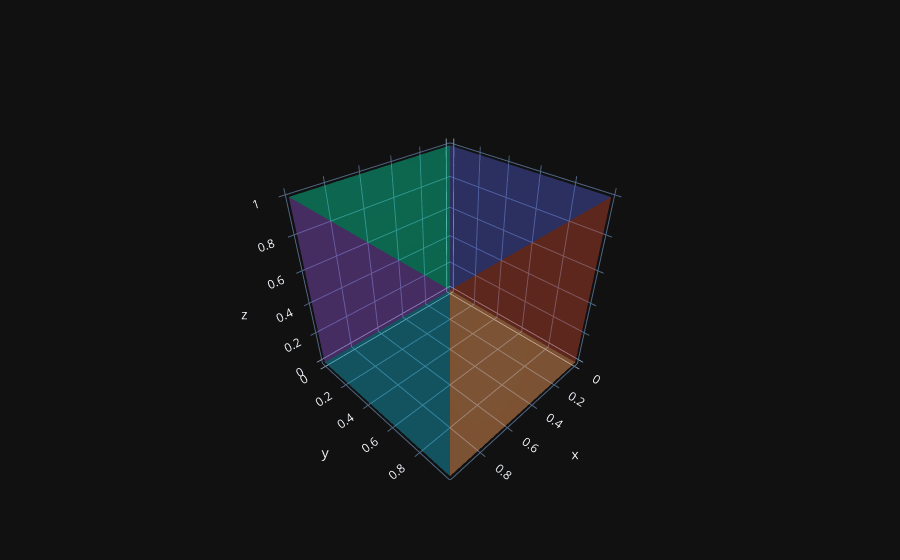

The code cell stored with this chart in its notebook:
### Markdown cell above
The histograms show that x,y,z are not from a uniform distribution. There are more points at the edged than at the center. This is due to the relativly fewer points in the larger central tetrahedron. There wasnt a problem before where we accounted for this difference in volumes and assigned the points per tet accordingly. This trick of checking histograms will not work in general. We would have to define and calculate a local point density and check for variations in it. 

Before going to the next section, lets us decompose the unit cube into 6 congruent tetrahedra and generating points once again.

### Code cell
cv=np.asarray([[0,0,0], [0,0,1], [0,1,0], [0,1,1], 
               [1,0,0], [1,0,1], [1,1,0], [1,1,1]],dtype=np.float64) # same as before. shorter name this time :)
#decompose into 6 tetrahedra
tets=np.asarray([
    [cv[0],cv[1],cv[3],cv[7]],
    [cv[0],cv[2],cv[3],cv[7]],
    [cv[0],cv[1],cv[5],cv[7]],
    [cv[0],cv[4],cv[5],cv[7]],
    [cv[0],cv[2],cv[6],cv[7]],
    [cv[0],cv[4],cv[6],cv[7]]])

fig=go.Figure()
for tet in tets:
    x, y, z = tet.T
    i,j,k = triangles.T
    fig = fig.add_trace(go.Mesh3d(x=x, y=y, z=z, i=i, j=j, k=k, opacity=0.25,))
darken(fig)

### Figure 1 — Plotly figure (JSON) as saved in the notebook; plotly's stock layout.template omitted (floating-point values rounded to 4 significant figures)
{"data": [{"i": [0, 0, 0, 1], "j": [1, 1, 2, 2], "k": [2, 3, 3, 3], "opacity": 0.25, "type": "mesh3d", "uid": "ef216934-5769-4e4d-83d1-bcb3ff7a1844", "x": [0, 0, 0, 1], "y": [0, 0, 1, 1], "z": [0, 1, 1, 1]}, {"i": [0, 0, 0, 1], "j": [1, 1, 2, 2], "k": [2, 3, 3, 3], "opacity": 0.25, "type": "mesh3d", "uid": "3bc9078d-2d8d-4740-905e-72c4f89d122e", "x": [0, 0, 0, 1], "y": [0, 1, 1, 1], "z": [0, 0, 1, 1]}, {"i": [0, 0, 0, 1], "j": [1, 1, 2, 2], "k": [2, 3, 3, 3], "opacity": 0.25, "type": "mesh3d", "uid": "3a978cb8-109b-418d-a743-d82af40aa126", "x": [0, 0, 1, 1], "y": [0, 0, 0, 1], "z": [0, 1, 1, 1]}, {"i": [0, 0, 0, 1], "j": [1, 1, 2, 2], "k": [2, 3, 3, 3], "opacity": 0.25, "type": "mesh3d", "uid": "702a82d0-c2c2-4cba-8c7b-d4e5abaa358a", "x": [0, 1, 1, 1], "y": [0, 0, 0, 1], "z": [0, 0, 1, 1]}, {"i": [0, 0, 0, 1], "j": [1, 1, 2, 2], "k": [2, 3, 3, 3], "opacity": 0.25, "type": "mesh3d", "uid": "224d9b97-0824-4945-8953-53e0e76d0e0c", "x": [0, 0, 1, 1], "y": [0, 1, 1, 1], "z": [0, 0, 0, 1]}, {"i": [0, 0, 0, 1], "j": [1, 1, 2, 2], "k": [2, 3, 3, 3], "opacity": 0.25, "type": "mesh3d", "uid": "71e583fa-7866-4ef1-9ac5-877d108e1d7f", "x": [0, 1, 1, 1], "y": [0, 0, 1, 1], "z": [0, 0, 0, 1]}], "layout": {}}
